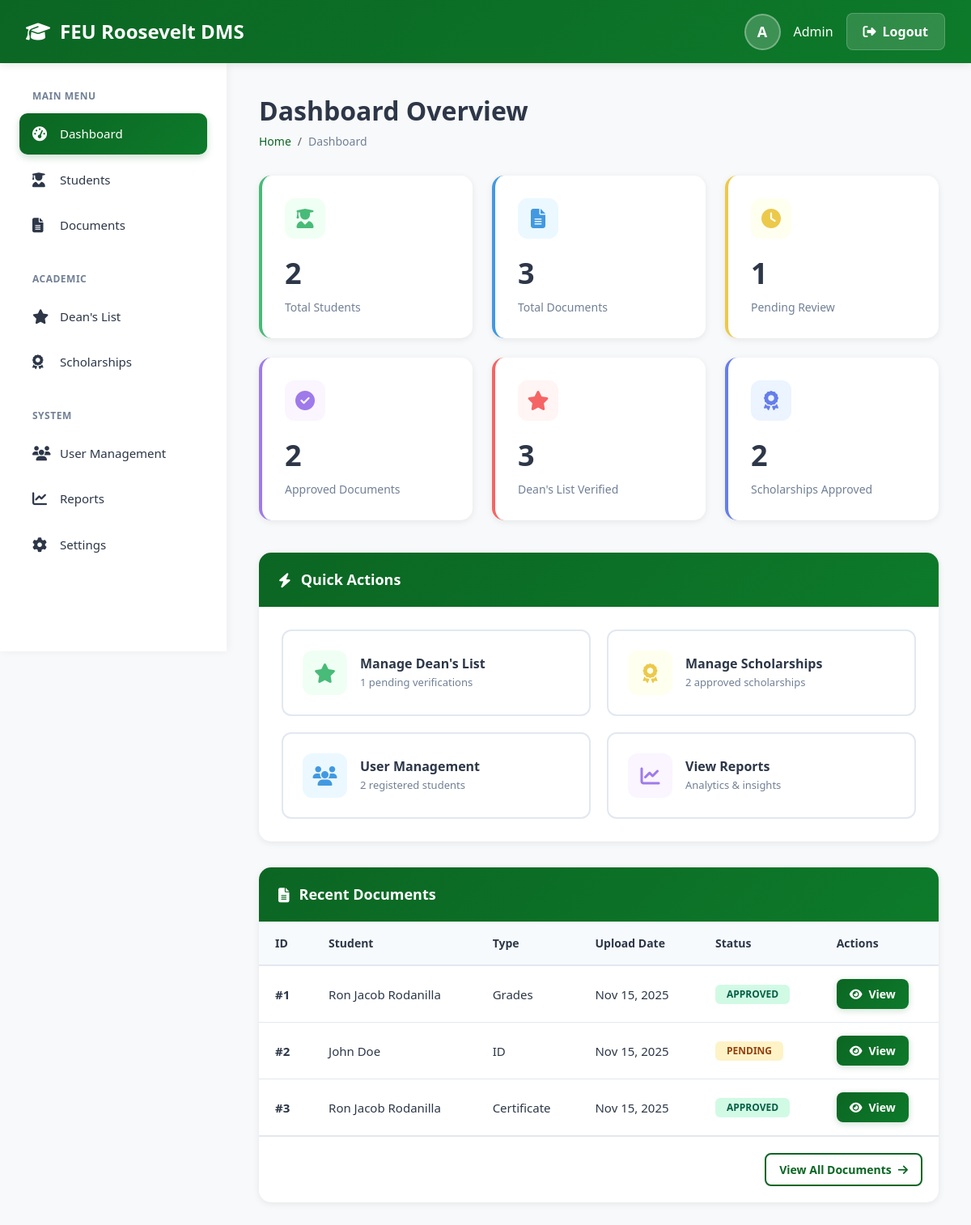
Before: /admin_dashboard.php (signed in) with the older database file.
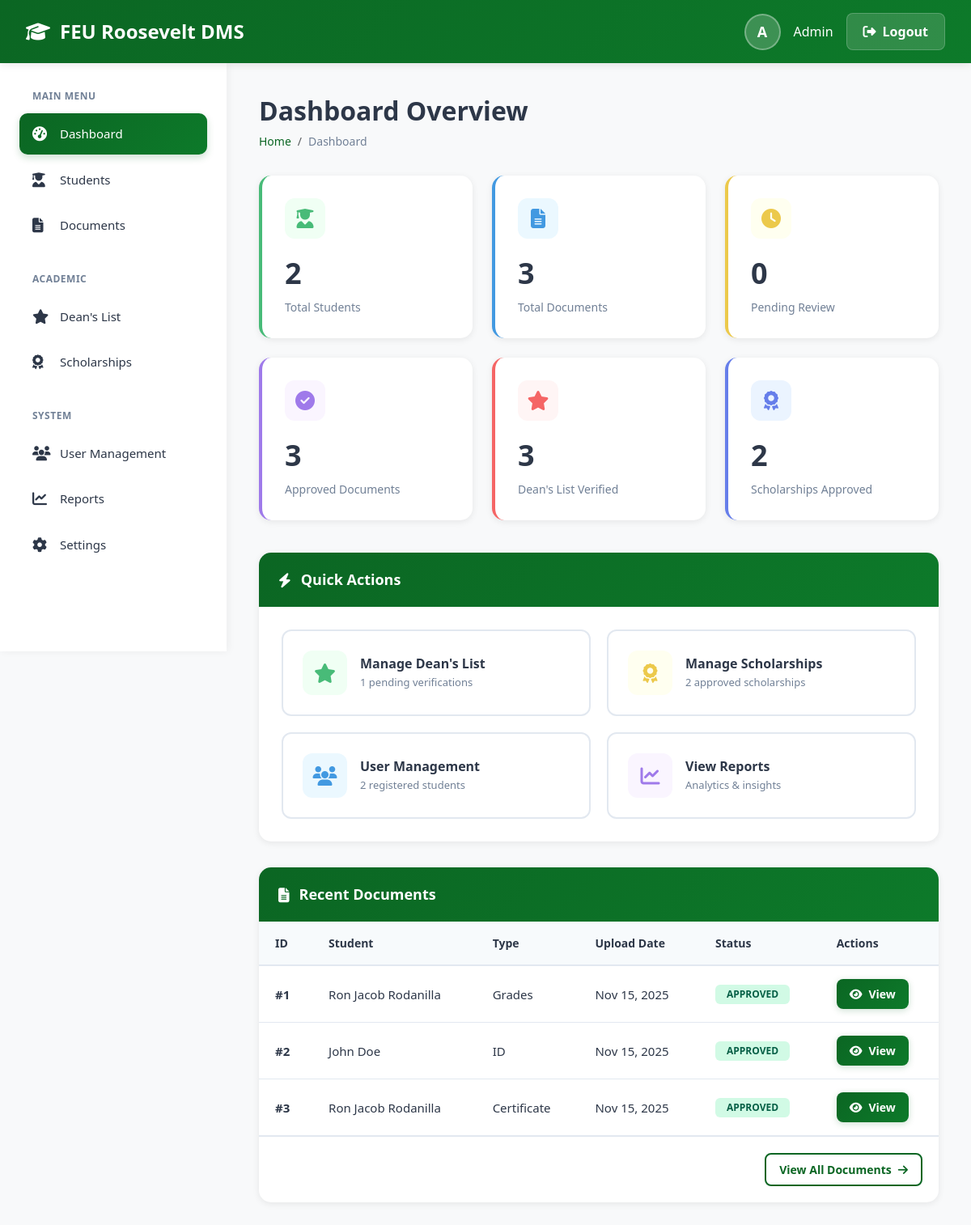
After: the same page with the newer database file.
### tables this page shows
CREATE TABLE `document` (
  `doc_id` int(11) NOT NULL,
  `student_id` int(11) NOT NULL,
  `stud_id` int(11) NOT NULL,
  `doc_name` varchar(255) NOT NULL,
  `file_name` varchar(255) NOT NULL,
  `doc_type` varchar(100) NOT NULL,
  `doc_desc` text DEFAULT NULL,
  `file_path` varchar(500) DEFAULT NULL,
  `file` varchar(500) DEFAULT NULL,
  `file_size` bigint(20) DEFAULT NULL,
  `related_type` enum('enrollment','dean_list','scholarship','general') DEFAULT NULL,
  `related_id` int(11) DEFAULT NULL,
  `status` enum('Pending','Approved','Rejected','Declined') DEFAULT 'Pending',
  `comments` text DEFAULT NULL,
  `created_by` varchar(255) DEFAULT 'Student',
  `upload_date` timestamp NOT NULL DEFAULT current_timestamp(),
  `uploaded_at` timestamp NOT NULL DEFAULT current_timestamp(),
  `reviewed_by` int(11) DEFAULT NULL,
  `review_date` timestamp NULL DEFAULT NULL,
  `updated_at` timestamp NOT NULL DEFAULT current_timestamp() ON UPDATE current_timestamp()
);

CREATE TABLE `profile` (
  `profile_id` int(11) NOT NULL,
  `user_id` int(11) NOT NULL,
  `stud_id` int(11) NOT NULL,
  `student_number` varchar(50) NOT NULL,
  `firstName` varchar(100) NOT NULL,
  `lastName` varchar(100) NOT NULL,
  `middleName` varchar(100) DEFAULT NULL,
  `name` varchar(255) GENERATED ALWAYS AS (concat(`firstName`,' ',ifnull(concat(`middleName`,' '),''),`lastName`)) STORED,
  `course` varchar(255) DEFAULT NULL,
  `year_level` enum('1st Year','2nd Year','3rd Year','4th Year') DEFAULT NULL,
  `contactNumber` varchar(20) DEFAULT NULL,
  `address` text DEFAULT NULL,
  `created_at` timestamp NOT NULL DEFAULT current_timestamp(),
  `updated_at` timestamp NOT NULL DEFAULT current_timestamp() ON UPDATE current_timestamp()
);

### admin_dashboard.php (the view, shortened to what the changed rows need)
<?php
include('include/db.php');
$stats = [];
$stats['total_students'] = 0;
$stats['total_documents'] = 0;
$stats['pending_documents'] = 0;
$stats['approved_documents'] = 0;
$stats['deans_list_verified'] = 0;
$stats['scholarship_approved'] = 0;
$stats['pending_verifications'] = 0;
try {
    $result = $conn->query("SELECT COUNT(*) as count FROM user WHERE role='Student'");
    if ($result) $stats['total_students'] = $result->fetch_assoc()['count'];
    $result = $conn->query("SELECT COUNT(*) as count FROM document");
    if ($result) $stats['total_documents'] = $result->fetch_assoc()['count'];
    $result = $conn->query("SELECT COUNT(*) as count FROM document WHERE status='Pending'");
    if ($result) $stats['pending_documents'] = $result->fetch_assoc()['count'];
    $result = $conn->query("SELECT COUNT(*) as count FROM document WHERE status='Approved'");
    if ($result) $stats['approved_documents'] = $result->fetch_assoc()['count'];
    $tables_check = $conn->query("SHOW TABLES LIKE 'dean_list'");
    if ($tables_check && $tables_check->num_rows > 0) {
        $result = $conn->query("SELECT COUNT(*) as count FROM dean_list WHERE status='Verified'");
        if ($result) $stats['deans_list_verified'] = $result->fetch_assoc()['count'];
        $result = $conn->query("SELECT COUNT(*) as count FROM dean_list WHERE status='Pending'");
        if ($result) $stats['pending_verifications'] = $result->fetch_assoc()['count'];
    }
    $tables_check = $conn->query("SHOW TABLES LIKE 'scholarship_application'");
    if ($tables_check && $tables_check->num_rows > 0) {
        $result = $conn->query("SELECT COUNT(*) as count FROM scholarship_application WHERE status='Approved'");
        if ($result) $stats['scholarship_approved'] = $result->fetch_assoc()['count'];
    }
    $recent_docs = $conn->query("SELECT d.*, p.name as student_name
                                 FROM document d
                                 LEFT JOIN profile p ON d.stud_id = p.stud_id
                                 ORDER BY d.upload_date DESC
                                 LIMIT 5");
} catch (Exception $e) {
    $errorMessage = "Error loading dashboard data: " . $e->getMessage();
}
?>
<!DOCTYPE html>
<html lang="en">
<head>
    <link rel="stylesheet" href="https://cdnjs.cloudflare.com/ajax/libs/font-awesome/6.4.0/css/all.min.css">
    <link href="https://cdn.jsdelivr.net/npm/bootstrap@5.3.5/dist/css/bootstrap.min.css" rel="stylesheet">
</head>
<body>
    <div class="header">
        <h1>
            <i class="fas fa-graduation-cap"></i>
            FEU Roosevelt DMS
        </h1>
    </div>
    <div class="layout-wrapper">
        <main class="main-content">
            <div class="page-header">
                <h1>Dashboard Overview</h1>
            </div>
            <div class="stats-grid">
                <div class="stat-card yellow">
                    <div class="stat-icon">
                        <i class="fas fa-clock"></i>
                    </div>
                    <div class="stat-value"><?= number_format($stats['pending_documents']) ?></div>
                    <div class="stat-label">Pending Review</div>
                </div>
                <div class="stat-card purple">
                    <div class="stat-icon">
                        <i class="fas fa-check-circle"></i>
                    </div>
                    <div class="stat-value"><?= number_format($stats['approved_documents']) ?></div>
                    <div class="stat-label">Approved Documents</div>
                </div>
            </div>
            <div class="content-card">
                <div class="card-body p-0">
                    <div class="table-responsive">
                        <table>
                            <thead>
                                <tr>
                                    <th>ID</th>
                                    <th>Student</th>
                                    <th>Type</th>
                                    <th>Upload Date</th>
                                    <th>Status</th>
                                    <th>Actions</th>
                                </tr>
                            </thead>
                            <tbody>
                                <?php if (isset($recent_docs) && $recent_docs && $recent_docs->num_rows > 0): ?>
                                    <?php while($doc = $recent_docs->fetch_assoc()): ?>
                                    <tr>
                                        <td><strong>#<?= htmlspecialchars($doc['doc_id']) ?></strong></td>
                                        <td><?= htmlspecialchars($doc['student_name'] ?? 'N/A') ?></td>
                                        <td><?= htmlspecialchars($doc['doc_type']) ?></td>
                                        <td><?= date('M d, Y', strtotime($doc['upload_date'])) ?></td>
                                        <td>
                                            <span class="badge badge-<?=
                                                $doc['status'] == 'Approved' ? 'success' :
                                                ($doc['status'] == 'Pending' ? 'warning' : 'danger')
                                            ?>">
                                                <?= htmlspecialchars($doc['status']) ?>
                                            </span>
                                        </td>
                                        <td>
                                            <a href="document-detail.php?doc_id=<?= $doc['doc_id'] ?>" class="btn btn-primary btn-sm">
                                                <i class="fas fa-eye"></i>
                                                View
                                            </a>
                                        </td>
                                    </tr>
                                    <?php endwhile; ?>
                                <?php endif; ?>
                            </tbody>
                        </table>
                    </div>
                </div>
            </div>
        </main>
    </div>
</body>
</html>

Changed rows visible on the page:
changed document "ID": status "PENDING" → "APPROVED"
Other visible differences:
$stats['pending_documents']: "1" → "0"
$stats['approved_documents']: "2" → "3"
